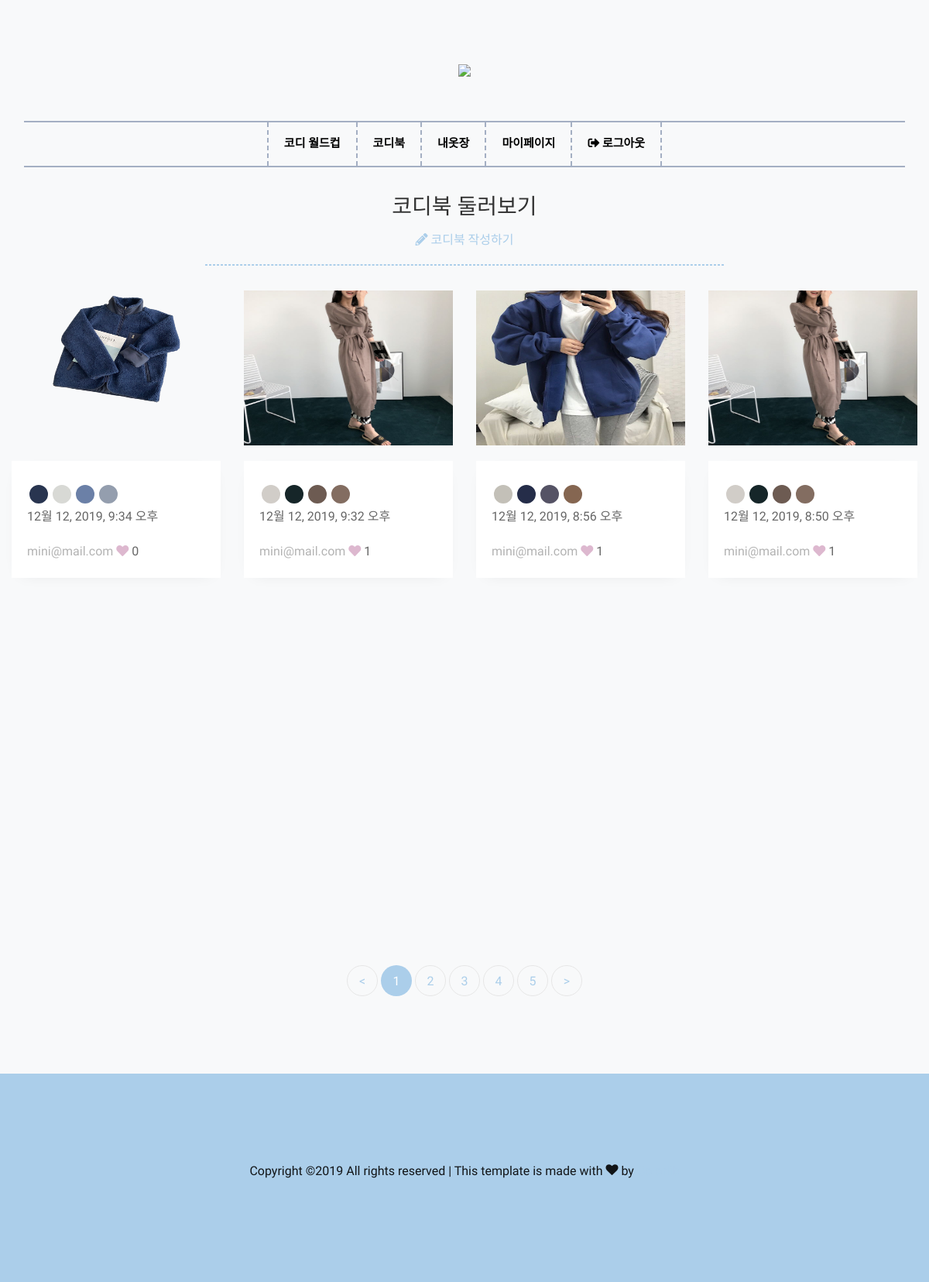
Page /codi/allCodiBook/ (signed in) on the committed database.
### codi/models.py (models this page shows)
class Article(models.Model):
    contents = models.TextField()
    created_at = models.DateTimeField(auto_now_add=True)
    updated_at = models.DateTimeField(auto_now=True)
    user = models.ForeignKey(settings.AUTH_USER_MODEL, on_delete=models.CASCADE)
    user_likes = models.ManyToManyField(settings.AUTH_USER_MODEL, related_name="article_likes")
    domColor = models.CharField(max_length=40, blank=True)
    palColor1 = models.CharField(max_length=40, blank=True)
    palColor2 = models.CharField(max_length=40, blank=True)
    palColor3 = models.CharField(max_length=40, blank=True)
    palColor4 = models.CharField(max_length=40, blank=True)
    image = models.ImageField(blank=True)
    image_thumbnail = ImageSpecField(
        source='image',
        processors=[ResizeToFit(1000,1000)],
        format='JPEG',
        options={'quality':100}
    )

### codi/views.py (the view)
# urls.py: path('allCodiBook/', codi_views.allCodiBook, name="allCodiBook"),
@login_required
def allCodiBook(request):
    articles = Article.objects.all().order_by("-created_at")
    context = {
        'articles': articles
    }
    return render(request, 'codi/allCodiBook.html', context)

### codi/templates/codi/allCodiBook.html (shortened to what this page needs)
{% extends 'codi/base.html' %}
{% load static %}
{% block content %}
<section class="ftco-section testimony-section bg-light">
<div class="container" style="margin-top: 150px;">
  <div class="row justify-content-center mb-3">
    <div class="col-md-7 text-center heading-section ftco-animate">
      <h3>코디북 둘러보기</h3>
      <span><a href="{% url 'codi:codiBook' %}"><i class="fas fa-pencil-alt"></i> 코디북 작성하기</a></span>
      <hr style="width:auto; border: 1px dashed #ABCEEA;">
    </div>
  </div>
</div>
<div class="container">
  <div class="row">
  {% for article in articles %}
    <div class="col-md-3 ftco-animate">
      <div class="agent">
        <div class="img">
						<img src="{{article.image_thumbnail.url}}" class="block-20 img" alt="{{article.image_thumbnail.url}}">
        </div>
        <div class="desc">
          <div class="swatches" id="palColor">
          <div id="palC1-{{article.id}}" class="rounded-circle" style="background-color:{{article.palColor1}}; color:rgb(255,255,255);" data-color=""></div>
          <div id="palC2-{{article.id}}" class="rounded-circle" style="background-color:{{article.palColor2}}; color:rgb(255,255,255);" data-color=""></div>
          <div id="palC3-{{article.id}}" class="rounded-circle" style="background-color:{{article.palColor3}}; color:rgb(255,255,255);" data-color=""></div>
          <div id="palC4-{{article.id}}" class="rounded-circle" style="background-color:{{article.palColor4}}; color:rgb(255,255,255);" data-color=""></div>
          </div>
          <p class="h-info"><span class="details" id="allcodibook_font">{{article.updated_at}}</span></p>
          <div style="display: inline-block"><a href="{% url 'codi:codiBooks' article.user.id %}" id="allcodibook_font2">{{article.user.username}}</a></div>
          <div style="display: inline-block"><i class="fas fa-heart" style="color:#DDB8CF;"></i><span class="likes_cnt"> {{article.user_likes.all|length}}</span></div>
        </div>
      </div>
    </div>
	{% endfor %}
  </div>
  <div class="row mt-5">
    <div class="col text-center">
      <div class="block-27">
        <ul>
          <li><a href="#">&lt;</a></li>
          <li class="active"><span>1</span></li>
          <li><a href="#">2</a></li>
          <li><a href="#">3</a></li>
          <li><a href="#">4</a></li>
          <li><a href="#">5</a></li>
          <li><a href="#">&gt;</a></li>
        </ul>
      </div>
    </div>
  </div>
</div>
</section>
{% endblock content %}

### codi/templates/codi/base.html (shortened to what this page needs)
{% load static %}
<!DOCTYPE html>
<html lang="en">
<head>
    <link rel="stylesheet" href="//use.fontawesome.com/releases/v5.0.7/css/all.css">
    <link rel="stylesheet" href= "{% static 'css/open-iconic-bootstrap.min.css' %}">
    <link rel="stylesheet" href= "{% static 'css/animate.css' %}">
    <link rel="stylesheet" href= "{% static 'css/owl.carousel.min.css' %}">
    <link rel="stylesheet" href= "{% static 'css/owl.theme.default.min.css' %}">
    <link rel="stylesheet" href= "{% static 'css/magnific-popup.css' %}">
    <link rel="stylesheet" href= "{% static 'css/aos.css' %}">
    <link rel="stylesheet" href= "{% static 'css/ionicons.min.css' %}">
    <link rel="stylesheet" href= "{% static 'css/bootstrap-datepicker.css' %}">
    <link rel="stylesheet" href= "{% static 'css/jquery.timepicker.css' %}">
    <link rel="stylesheet" href= "{% static 'css/flaticon.css' %}">
    <link rel="stylesheet" href= "{% static 'css/icomoon.css' %}">
    <link rel="stylesheet" href= "{% static 'css/style.css' %}">
</head>
<body>
<nav class="navbar navbar-expand-lg navbar-dark bg-dark ftco-navbar-light" id="ftco-navbar">
    <div class="container" style="display:inline-block;">
        <a class="navbar-brand" href="{% url 'codi:codi' %}" style="display:table; margin-left:auto; margin-right:auto; margin-bottom:10px;"><img src = "{% static "images/icon.png" %}" style="width: 300px; height: auto;"></a>
        <div class="collapse navbar-collapse" id="ftco-nav"
        style='display:inline-block; border-bottom: 2px solid #A4AFC3; border-top: 2px solid #A4AFC3;'>
        <ul class="navbar-nav ml-auto" style="margin-left: auto; margin-right: auto;">
            <li class="nav-item"><a href="{% url 'codi:codiWorldcup' %}" class="nav-link goCodicup"
            style = "border-right: 2px dashed #A4AFC3; border-left: 2px dashed #A4AFC3;">코디 월드컵</a></li>
            <li class="nav-item"><a href="{% url 'codi:allCodiBook' %}" class="nav-link" style = "border-right : 2px dashed #A4AFC3;">코디북</a></li>
            <li class="nav-item"><a href="{% url 'codi:myCloset' %}" class="nav-link" style = "border-right : 2px dashed #A4AFC3;">내옷장</a></li>
            {% if user.is_authenticated %}
                <li class="nav-item"><a href="{% url 'codi:mypage' %}" class="nav-link" style = "border-right : 2px dashed #A4AFC3;">마이페이지</a></li>
                <li class="nav-item"><a href="{% url 'accounts:logout' %}" class="nav-link" style = "border-right : 2px dashed #A4AFC3;"><i class="fas fa-sign-out-alt"></i> 로그아웃</a></li>
            {% else %}
                <li class="nav-item"><a href="{% url 'accounts:login' %}" class="nav-link" style = "border-right : 2px dashed #A4AFC3;">로그인</a></li>
            {% endif %}
        </ul>
        </div>
    </div>
</nav>
{% block content %}
{% endblock content %}
<footer class="ftco-footer ftco-section">
        <div class=" text-center">
        <p>
Copyright &copy;<script>document.write(new Date().getFullYear());</script> All rights reserved | This template is made with <i class="icon-heart color-danger" aria-hidden="true"></i> by <a href="https://colorlib.com" target="_blank">Colorlib</a>
</p>
        </div>
</footer>
</body>
</html>

### codi/static/css/icomoon.css (style rules this page uses)
[class^="icon-"], [class*=" icon-"] { font-family: 'icomoon' !important; speak: none; font-style: normal; font-weight: normal; font-variant: normal; text-transform: none; line-height: 1; -webkit-font-smoothing: antialiased; -moz-osx-font-smoothing: grayscale; }
.icon-heart:before { content: "\f004"; }

### rows in the picture
Article: image_thumbnail (picture), updated_at "12월 12, 2019, 9:34 오후", user.username "mini@mail.com", user_likes.all|length "0"
Article: image_thumbnail (picture), updated_at "12월 12, 2019, 9:32 오후", user.username "mini@mail.com", user_likes.all|length "1"
Article: image_thumbnail (picture), updated_at "12월 12, 2019, 8:56 오후", user.username "mini@mail.com", user_likes.all|length "1"
Article: image_thumbnail (picture), updated_at "12월 12, 2019, 8:50 오후", user.username "mini@mail.com", user_likes.all|length "1"
